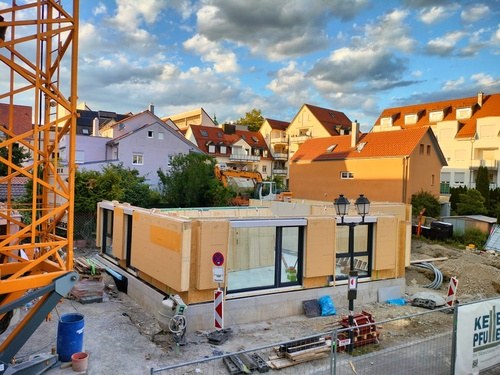
#> input picture Stage_3/images/Image1.jpeg, 500 x 375 px, shrunk from 1156 x 867 before the run, found by its file name
$ python task6C_Fundamental_Matrix_RANSAC.py
#> lines starting #> are read from the running program, lines starting #| are printed output that depends on the picture
import cv2
import numpy as np
import os

# =====================================================
# TASK 6.3 - FUNDAMENTAL MATRIX ESTIMATION
# =====================================================

BASE_DIR = os.path.dirname(os.path.abspath(__file__))

IMAGE_DIR = os.path.join(BASE_DIR, "images")
RESULT_DIR = os.path.join(BASE_DIR, "results")

os.makedirs(RESULT_DIR, exist_ok=True)

# -----------------------------------------------------
# Load Images
# -----------------------------------------------------

img1 = cv2.imread(r"D:\rwu\rwu jobs\TwinCube\Stage_3\images\Image1.jpeg")
#> img1 is the input picture: shape (375, 500, 3); mean B, G, R 122.9, 133.9, 142.1
img2 = cv2.imread(r"D:\rwu\rwu jobs\TwinCube\Stage_3\images\Image2.jpeg")
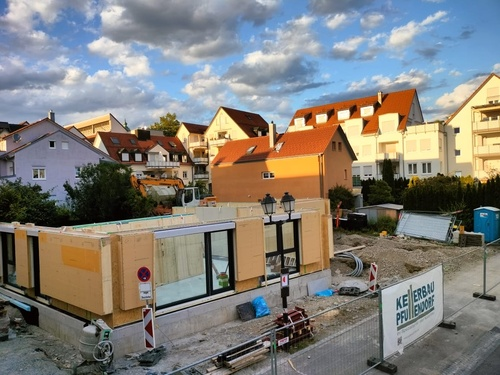
#> input picture Stage_3/images/image2.jpeg, 500 x 375 px, shrunk from 1156 x 867 before the run, found by its file name
#> img2 is the input picture: shape (375, 500, 3); mean B, G, R 121.5, 127.2, 130

gray1 = cv2.cvtColor(img1, cv2.COLOR_BGR2GRAY)
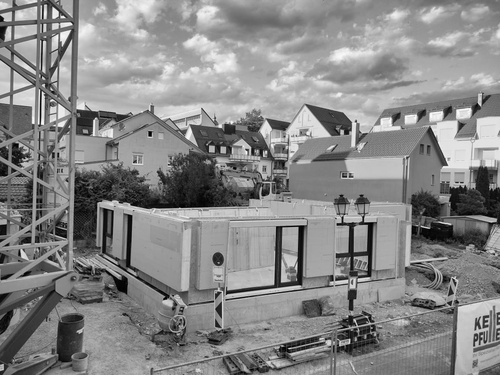
#> gray1: shape (375, 500); min 0, max 251, mean 135.1
gray2 = cv2.cvtColor(img2, cv2.COLOR_BGR2GRAY)
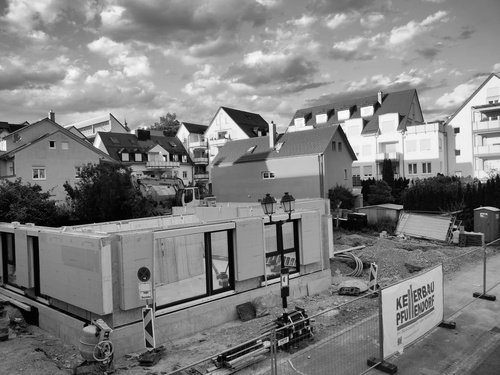
#> gray2: shape (375, 500); min 0, max 253, mean 127.4

# -----------------------------------------------------
# ORB Feature Detection
# -----------------------------------------------------

orb = cv2.ORB_create(nfeatures=1000)

kp1, des1 = orb.detectAndCompute(gray1, None)
#> kp1 = 1000 keypoints; strongest (x, y, size): (366, 221, 31), (344, 221, 31), (446, 164, 31), (342, 218, 37.2)
kp2, des2 = orb.detectAndCompute(gray2, None)
#> kp2 = 1000 keypoints; strongest (x, y, size): (458, 130, 31), (268, 221, 31), (356, 159, 31), (292, 218, 31)

# -----------------------------------------------------
# BF Matcher
# -----------------------------------------------------

bf = cv2.BFMatcher(cv2.NORM_HAMMING, crossCheck=True)

matches = bf.match(des1, des2)
#> matches = 492 matches

matches = sorted(matches, key=lambda x: x.distance)

# -----------------------------------------------------
# Extract Matched Points
# -----------------------------------------------------

pts1 = np.float32([kp1[m.queryIdx].pt for m in matches])
#> pts1 = 492 pairs, first value 33 to 461, second value 31 to 343
pts2 = np.float32([kp2[m.trainIdx].pt for m in matches])
#> pts2 = 492 pairs, first value 32 to 454, second value 95.04 to 340

# -----------------------------------------------------
# Compute Fundamental Matrix
# -----------------------------------------------------

F, mask = cv2.findFundamentalMat(
    pts1,
    pts2,
    cv2.FM_RANSAC,
    ransacReprojThreshold=1.0,
    confidence=0.99
)
#> F = [[3.51e-06, -3.42e-05, 0.00684], [3.39e-05, 3.12e-06, -0.011], [-0.00877, 0.00721, 1]]; mask = 492 values, max 1 at index 0, min 0 at index 11, mean 0.602

# -----------------------------------------------------
# Keep Only Inliers
# -----------------------------------------------------

inlier_matches = []

pts1_inliers = []
pts2_inliers = []

for i, m in enumerate(matches):
    if mask[i]:
        inlier_matches.append(m)
        pts1_inliers.append(pts1[i])
        pts2_inliers.append(pts2[i])
#> after the loop, inlier_matches = 296 matches; pts1_inliers = 296 pairs, first value 127 to 461, second value 105.4 to 340; pts2_inliers = 296 pairs, first value 32 to 373, second value 108.9 to 339

# -----------------------------------------------------
# Draw Inlier Matches
# -----------------------------------------------------

img_matches = cv2.drawMatches(
    img1,
    kp1,
    img2,
    kp2,
    inlier_matches,
    None,
    flags=cv2.DrawMatchesFlags_NOT_DRAW_SINGLE_POINTS
)
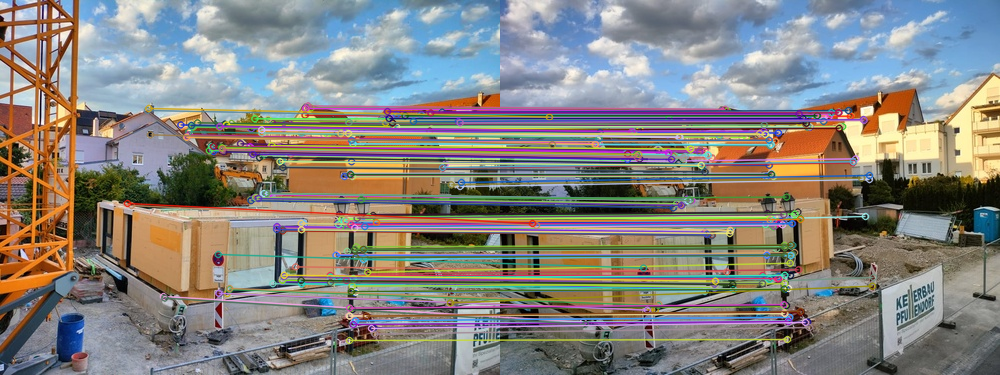
#> img_matches: shape (375, 1000, 3); mean B, G, R 127.6, 131.8, 134.3

# -----------------------------------------------------
# Save Image
# -----------------------------------------------------

cv2.imwrite(
    os.path.join(RESULT_DIR, "inlier_matches.jpg"),
    img_matches
)

# -----------------------------------------------------
# Save Fundamental Matrix
# -----------------------------------------------------

np.savetxt(
    os.path.join(RESULT_DIR, "fundamental_matrix.txt"),
    F,
    fmt="%.8f"
)

# -----------------------------------------------------
# Save Statistics
# -----------------------------------------------------

with open(os.path.join(RESULT_DIR, "match_statistics.txt"), "w") as f:

    f.write("Fundamental Matrix Estimation\n")
    f.write("="*40 + "\n\n")

    f.write(f"Total Matches : {len(matches)}\n")
    f.write(f"Inliers       : {len(inlier_matches)}\n")
    f.write(f"Outliers      : {len(matches)-len(inlier_matches)}\n")

# -----------------------------------------------------
# Display
# -----------------------------------------------------

cv2.imshow("Inlier Matches", img_matches)

cv2.waitKey(0)
cv2.destroyAllWindows()

# -----------------------------------------------------
# Console Output
# -----------------------------------------------------

print("="*60)
print("FUNDAMENTAL MATRIX ESTIMATION")
print("="*60)

print("\nFundamental Matrix\n")
print(F)
#| [[ 3.51026222e-06 -3.41735961e-05  6.84190607e-03]
#|  [ 3.39146351e-05  3.11711486e-06 -1.10499248e-02]
#|  [-8.76545588e-03  7.21158535e-03  1.00000000e+00]]

print("\nStatistics")
print("----------------------")

print("Total Matches :", len(matches))
#| Total Matches : 492
print("Inliers       :", len(inlier_matches))
#| Inliers       : 296
print("Outliers      :", len(matches)-len(inlier_matches))
#| Outliers      : 196

print("\nResults saved inside Stage_3/results/")
